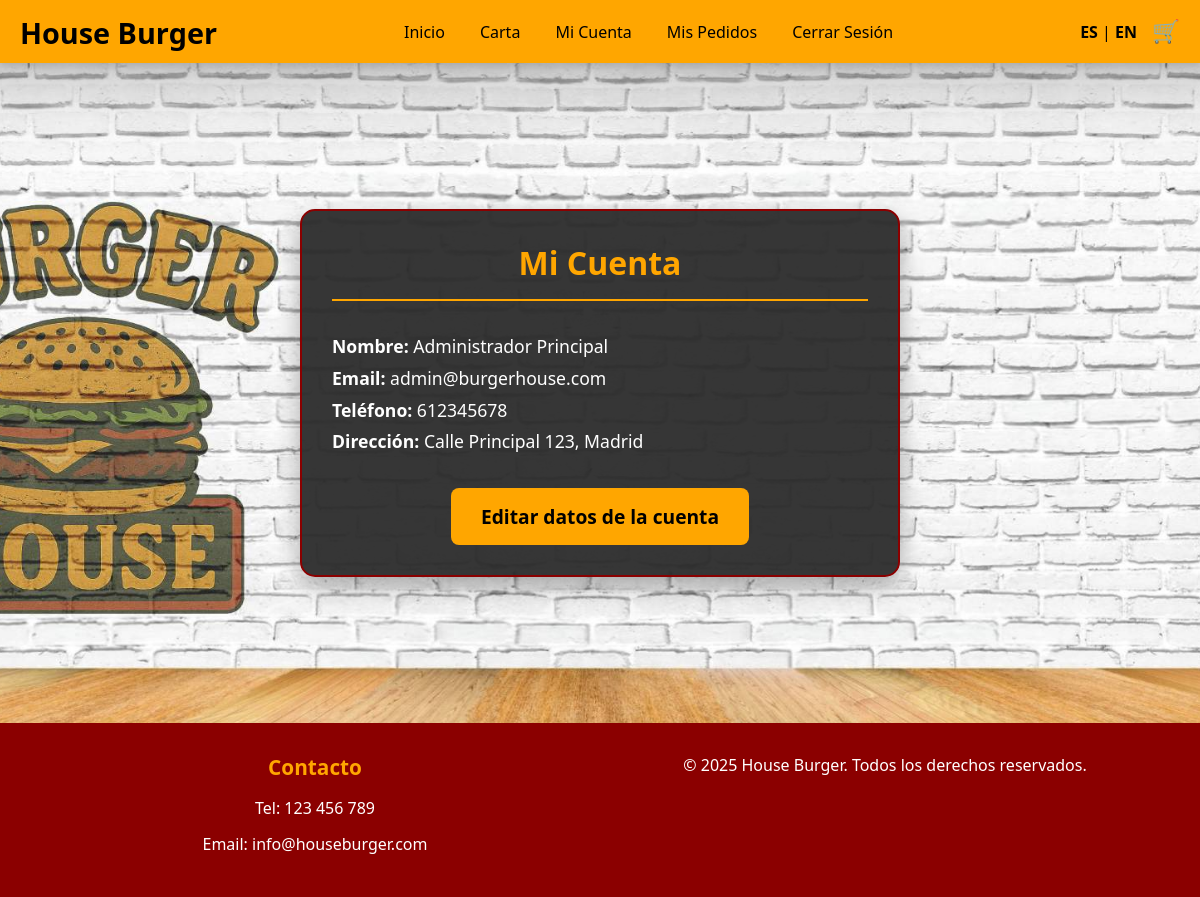
The app's page /pages/account.php (signed in) with its own data.
### tables this page shows
CREATE TABLE users (
    id INT PRIMARY KEY AUTO_INCREMENT,
    name VARCHAR(100) NOT NULL,
    email VARCHAR(100) UNIQUE NOT NULL,
    phone VARCHAR(20) NOT NULL,
    address VARCHAR(255) NOT NULL,
    password VARCHAR(255) NOT NULL,
    created_at DATETIME DEFAULT CURRENT_TIMESTAMP
);

### pages/account.php (the view, shortened to what this page needs)
<?php
include '../includes/header.php';
include '../includes/database.php';
$user_id = $_SESSION['user_id'];
$sql = "SELECT name, email, phone, address FROM users WHERE id = ?";
$stmt = $pdo->prepare($sql);
$stmt->execute([$user_id]);
$user = $stmt->fetch(PDO::FETCH_ASSOC);
?>
<div class="form-page-container">
    <div class="form-container">
        <h2>Mi Cuenta</h2>
        <div style="text-align: left; font-size: 1.1rem; line-height: 1.8;">
            <p><strong>Nombre:</strong> <?php echo htmlspecialchars($user['name']); ?></p>
            <p><strong>Email:</strong> <?php echo htmlspecialchars($user['email']); ?></p>
            <p><strong>Teléfono:</strong> <?php echo htmlspecialchars($user['phone']); ?></p>
            <p><strong>Dirección:</strong> <?php echo htmlspecialchars($user['address']); ?></p>
        </div>
        <div style="text-align: center; margin-top: 30px;">
            <a href="edit_account.php" class="btn-menu btn-large">Editar datos de la cuenta</a>
        </div>
    </div>
</div>
<?php include '../includes/footer.php'; ?>

### assets/css/style.css (style rules this page uses)
* { margin: 0; padding: 0; box-sizing: border-box; }
body { font-family: 'Segoe UI', sans-serif; background: url('../images/background.jpg') no-repeat center center fixed; background-size: cover; color: #fff; min-height: 100vh; display: flex; flex-direction: column; }
.form-container button, .btn-menu, .order-button { display: inline-block; padding: 12px 24px; background-color: #ffa600; color: #000; border: none; border-radius: 8px; font-size: 1rem; text-decoration: none; transition: all 0.3s; font-weight: bold; cursor: pointer; }
.btn-large { padding: 15px 30px; font-size: 1.2rem; }
.home-container, .form-page-container, .menu-page-container { padding: 40px 20px; min-height: calc(100vh - 140px); display: flex; justify-content: center; align-items: center; }
.home-content, .form-container, .menu-content, .order-summary, .payment-form, .pay-complete { background-color: rgba(44, 44, 44, 0.95); border: 2px solid #8b0000; border-radius: 15px; box-shadow: 0 10px 25px rgba(0,0,0,0.3); width: 100%; color: #fff; }
.form-container, .payment-form, .pay-complete { max-width: 600px; padding: 30px; }
.form-container h2, .payment-form h1, .pay-complete h1 { text-align: center; margin-bottom: 30px; color: #ffa600; border-bottom: 2px solid #ffa600; padding-bottom: 15px; }
.form-container h2 { font-size: 2rem; }

### records on screen
users: name "Administrador Principal", email "admin@burgerhouse.com", phone "612345678", address "Calle Principal 123, Madrid"
